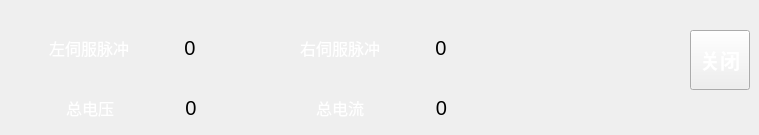
   <widget class="QWidget" name="tab">
    <attribute name="title">
     <string>运行数据</string>
    </attribute>
    <widget class="QPushButton" name="closePushButton1">
     <property name="geometry">
      <rect>
       <x>690</x>
       <y>30</y>
       <width>60</width>
       <height>60</height>
      </rect>
     </property>
     <property name="font">
      <font>
       <pointsize>15</pointsize>
       <weight>75</weight>
       <bold>true</bold>
      </font>
     </property>
     <property name="styleSheet">
      <string notr="true">color: rgb(255, 255, 255);</string>
     </property>
     <property name="text">
      <string>关闭</string>
     </property>
    </widget>
    <widget class="QLabel" name="label_3">
     <property name="geometry">
      <rect>
       <x>39</x>
       <y>30</y>
       <width>100</width>
       <height>36</height>
      </rect>
     </property>
     <property name="font">
      <font>
       <pointsize>12</pointsize>
      </font>
     </property>
     <property name="styleSheet">
      <string notr="true">color: rgb(255, 255, 255);
background-image: url(:/pic/field_bg.png);</string>
     </property>
     <property name="text">
      <string>左伺服脉冲</string>
     </property>
     <property name="alignment">
      <set>Qt::AlignCenter</set>
     </property>
    </widget>
    <widget class="QLabel" name="SLJ_Left_Servo_Pulse_label">
     <property name="geometry">
      <rect>
       <x>140</x>
       <y>30</y>
       <width>100</width>
       <height>36</height>
      </rect>
     </property>
     <property name="font">
      <font>
       <pointsize>15</pointsize>
      </font>
     </property>
     <property name="styleSheet">
      <string notr="true">background-image: url(:/pic/white_bg.png);</string>
     </property>
     <property name="text">
      <string>0</string>
     </property>
     <property name="alignment">
      <set>Qt::AlignCenter</set>
     </property>
    </widget>
    <widget class="QLabel" name="label_4">
     <property name="geometry">
      <rect>
       <x>290</x>
       <y>30</y>
       <width>100</width>
       <height>36</height>
      </rect>
     </property>
     <property name="font">
      <font>
       <pointsize>12</pointsize>
      </font>
     </property>
     <property name="styleSheet">
      <string notr="true">color: rgb(255, 255, 255);
background-image: url(:/pic/field_bg.png);</string>
     </property>
     <property name="text">
      <string>右伺服脉冲</string>
     </property>
     <property name="alignment">
      <set>Qt::AlignCenter</set>
     </property>
    </widget>
    <widget class="QLabel" name="SLJ_Right_Servo_Pulse_label">
     <property name="geometry">
      <rect>
       <x>391</x>
       <y>30</y>
       <width>100</width>
       <height>36</height>
      </rect>
     </property>
     <property name="font">
      <font>
       <pointsize>15</pointsize>
      </font>
     </property>
     <property name="styleSheet">
      <string notr="true">background-image: url(:/pic/white_bg.png);</string>
     </property>
     <property name="text">
      <string>0</string>
     </property>
     <property name="alignment">
      <set>Qt::AlignCenter</set>
     </property>
    </widget>
    <widget class="QLabel" name="label_5">
     <property name="geometry">
      <rect>
       <x>40</x>
       <y>90</y>
       <width>100</width>
       <height>36</height>
      </rect>
     </property>
     <property name="font">
      <font>
       <pointsize>12</pointsize>
      </font>
     </property>
     <property name="styleSheet">
      <string notr="true">color: rgb(255, 255, 255);
background-image: url(:/pic/field_bg.png);</string>
     </property>
     <property name="text">
      <string>总电压</string>
     </property>
     <property name="alignment">
      <set>Qt::AlignCenter</set>
     </property>
    </widget>
    <widget class="QLabel" name="SLJ_Total_Voltage_label">
     <property name="geometry">
      <rect>
       <x>141</x>
       <y>90</y>
       <width>100</width>
       <height>36</height>
      </rect>
     </property>
     <property name="font">
      <font>
       <pointsize>15</pointsize>
      </font>
     </property>
     <property name="styleSheet">
      <string notr="true">background-image: url(:/pic/white_bg.png);</string>
     </property>
     <property name="text">
      <string>0</string>
     </property>
     <property name="alignment">
      <set>Qt::AlignCenter</set>
     </property>
    </widget>
    <widget class="QLabel" name="label_6">
     <property name="geometry">
      <rect>
       <x>290</x>
       <y>90</y>
       <width>100</width>
       <height>36</height>
      </rect>
     </property>
     <property name="font">
      <font>
       <pointsize>12</pointsize>
      </font>
     </property>
     <property name="styleSheet">
      <string notr="true">color: rgb(255, 255, 255);
background-image: url(:/pic/field_bg.png);</string>
     </property>
     <property name="text">
      <string>总电流</string>
     </property>
     <property name="alignment">
      <set>Qt::AlignCenter</set>
     </property>
    </widget>
    <widget class="QLabel" name="SLJ_Total_Ampere_label">
     <property name="geometry">
      <rect>
       <x>391</x>
       <y>90</y>
       <width>101</width>
       <height>36</height>
      </rect>
     </property>
     <property name="font">
      <font>
       <pointsize>15</pointsize>
      </font>
     </property>
     <property name="styleSheet">
      <string notr="true">background-image: url(:/pic/white_bg.png);</string>
     </property>
     <property name="text">
      <string>0</string>
     </property>
     <property name="alignment">
      <set>Qt::AlignCenter</set>
     </property>
    </widget>
   </widget>
